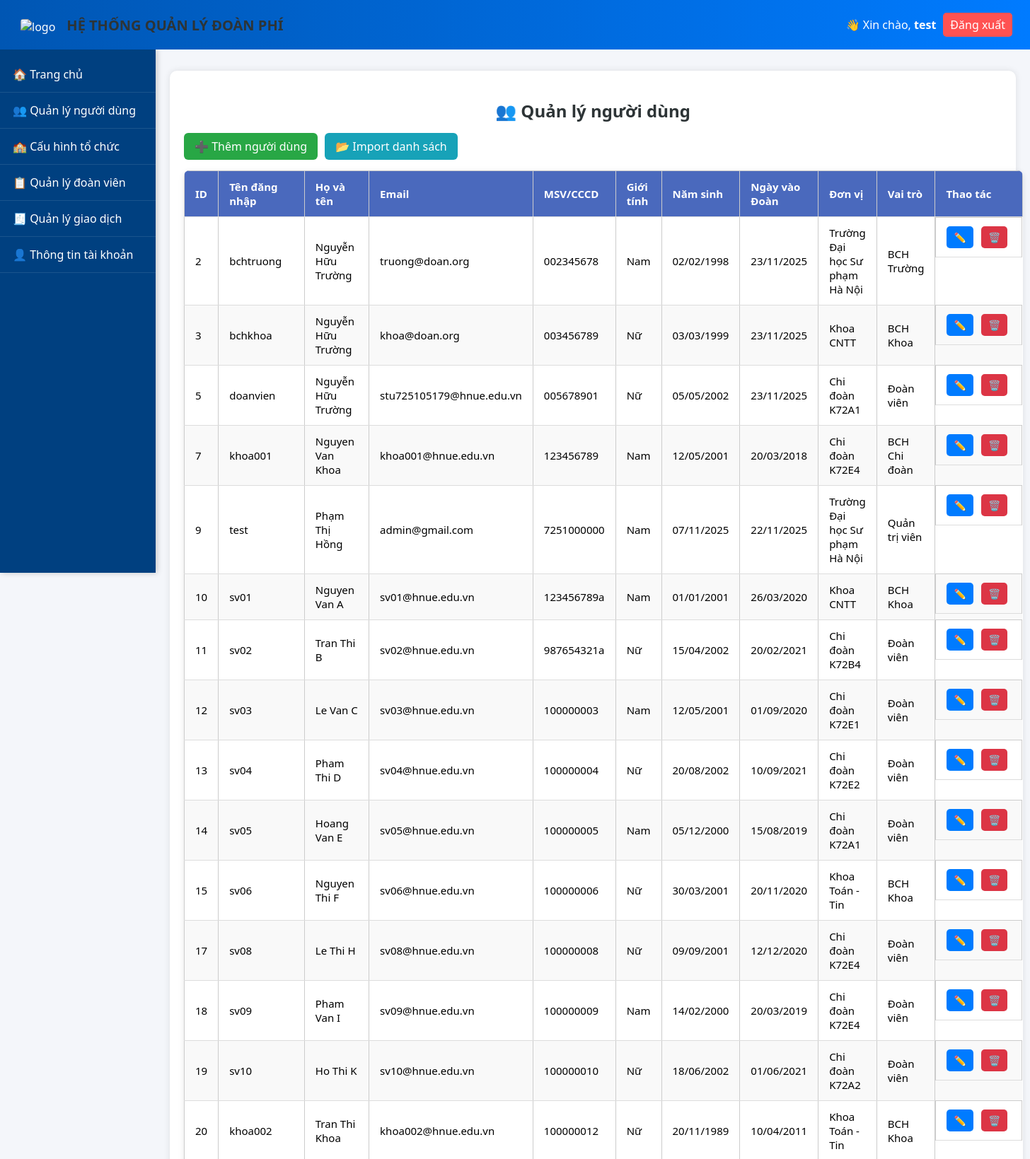
/pages/users.php (signed in, upper part), run on the app's committed database.
### tables this page shows
CREATE TABLE `users` (
  `userId` int(11) NOT NULL,
  `userName` varchar(255) NOT NULL,
  `fullName` varchar(255) DEFAULT NULL,
  `gender` enum('M','F','O') DEFAULT 'O',
  `identifyCard` varchar(255) DEFAULT NULL,
  `email` varchar(255) DEFAULT NULL,
  `password` varchar(255) NOT NULL,
  `birthDate` date DEFAULT NULL,
  `joinDate` date DEFAULT NULL,
  `unit` varchar(255) DEFAULT NULL,
  `isAdmin` tinyint(1) DEFAULT 0,
  `createdAt` datetime DEFAULT current_timestamp(),
  `updatedAt` datetime DEFAULT current_timestamp() ON UPDATE current_timestamp()
);

CREATE TABLE `organization_units` (
  `id` int(11) NOT NULL,
  `unit_name` varchar(255) NOT NULL,
  `unit_level` enum('Truong','Khoa','ChiDoan') NOT NULL,
  `parent_id` int(11) DEFAULT NULL,
  `leader_id` int(11) DEFAULT NULL,
  `deputy_id` int(11) DEFAULT NULL,
  `created_at` timestamp NOT NULL DEFAULT current_timestamp(),
  `updated_at` timestamp NOT NULL DEFAULT current_timestamp() ON UPDATE current_timestamp()
);

CREATE TABLE `role` (
  `id` int(11) NOT NULL,
  `role_name` varchar(255) NOT NULL,
  `createdAt` datetime DEFAULT current_timestamp(),
  `updatedAt` datetime DEFAULT current_timestamp() ON UPDATE current_timestamp()
);

### pages/users.php (the view, shortened to what this page needs)
<?php
include("../includes/header.php");
include("../includes/navbar.php");
include("../config/db.php");
$sql = "
    SELECT
        u.userId, u.userName, u.fullName, u.email, u.identifyCard,
        u.gender, u.birthDate, u.joinDate, u.isAdmin, u.createdAt,
        r.role_name, ou.unit_name
    FROM users u
    LEFT JOIN user_role ur ON u.userId = ur.user_id
    LEFT JOIN role r ON ur.role_id = r.id
    LEFT JOIN organization_units ou ON u.unit = ou.id
    ORDER BY u.userId ASC
";
$result = $conn->query($sql);
?>
<div class="container">
  <h2>👥 Quản lý người dùng</h2>
  <div class="actions">
    <a href="add_user.php" class="btn-add">➕ Thêm người dùng</a>
    <a href="import_users.php" class="btn-import">📂 Import danh sách</a>
  </div>
  <table class="table">
    <thead>
      <tr>
        <th>ID</th>
        <th>Tên đăng nhập</th>
        <th>Họ và tên</th>
        <th>Email</th>
        <th>MSV/CCCD</th>
        <th>Giới tính</th>
        <th>Năm sinh</th>
        <th>Ngày vào Đoàn</th>
        <th>Đơn vị</th>
        <th>Vai trò</th>
        <th>Thao tác</th>
      </tr>
    </thead>
    <tbody>
      <?php if ($result && $result->num_rows > 0): ?>
        <?php while ($row = $result->fetch_assoc()): ?>
          <tr>
            <td><?= $row['userId'] ?></td>
            <td><?= htmlspecialchars($row['userName']) ?></td>
            <td><?= htmlspecialchars($row['fullName']) ?></td>
            <td><?= htmlspecialchars($row['email']) ?></td>
            <td><?= htmlspecialchars($row['identifyCard'] ?? '-') ?></td>
            <td>
              <?php
                if ($row['gender'] == 'M') echo 'Nam';
                elseif ($row['gender'] == 'F') echo 'Nữ';
                else echo 'Khác';
              ?>
            </td>
            <td><?= $row['birthDate'] ? date("d/m/Y", strtotime($row['birthDate'])) : '-' ?></td>
            <td><?= $row['joinDate'] ? date("d/m/Y", strtotime($row['joinDate'])) : '-' ?></td>
            <td><?= htmlspecialchars($row['unit_name'] ?? 'Chưa cập nhật') ?></td>
            <td><?= htmlspecialchars($row['role_name'] ?? 'Chưa gán') ?></td>
            <td class="actions-cell">
              <a href="edit_user2.php?id=<?= $row['userId'] ?>" class="btn-edit" title="Sửa">✏️</a>
              <a href="delete_user.php?id=<?= $row['userId'] ?>" class="btn-delete"
                 onclick="return confirm('Bạn có chắc muốn xóa người dùng này không?');" title="Xóa">🗑️</a>
            </td>
          </tr>
        <?php endwhile; ?>
      <?php else: ?>
        <tr><td colspan="11" style="text-align:center;">Không có người dùng nào</td></tr>
      <?php endif; ?>
    </tbody>
  </table>
</div>
<?php include("../includes/footer.php"); ?>

### public/css/style.css (style rules this page uses)
body { margin: 0; font-family: "Segoe UI", sans-serif; background-color: #f4f6fa; }
.container { max-width: 1100px; margin: 30px auto; background: white; border-radius: 10px; padding: 25px; box-shadow: 0 0 10px rgba(0,0,0,0.1); }
.table { width: 100%; border-collapse: collapse; }
.table th, .table td { padding: 10px; border: 1px solid #ccc; text-align: left; }
.table th { background: #007bff; color: white; }
body { margin: 0; padding-top: 70px; }
h2 { color: #333; margin-bottom: 15px; }
.table { width: 100%; border-collapse: collapse; background: #fff; box-shadow: 0 2px 8px rgba(0,0,0,0.1); border-radius: 8px; overflow: hidden; }
.table th, .table td { padding: 12px 15px; border-bottom: 1px solid #ddd; text-align: left; }
.table th { background: #4a69bd; color: white; }
.btn-edit, .btn-delete { text-decoration: none; padding: 5px 10px; border-radius: 5px; color: white; margin-right: 5px; }
.btn-edit { background: #60a3bc; }
.btn-delete { background: #e55039; }

### pages/users.php (style rules this page uses)
.container { padding: 20px; margin-right: 1%; }
.container { margin-left: 240px; max-width: calc(100% - 300px); }
h2 { text-align: center; margin-bottom: 15px; color: #2d3436; }
.actions { display: flex; gap: 10px; margin-bottom: 15px; flex-wrap: wrap; }
.btn-add, .btn-import { color: white; padding: 8px 15px; border-radius: 6px; text-decoration: none; font-weight: 500; transition: 0.2s; }
.btn-add { background: #28a745; }
.btn-import { background: #17a2b8; }
table { width: 100%; border-collapse: collapse; font-size: 15px; box-shadow: 0 4px 10px rgba(0,0,0,0.05); }
th, td { border: 1px solid #ddd; padding: 10px; text-align: center; }
th { background: #007bff; color: white; }
tr:nth-child(even) { background: #f9f9f9; }
.btn-edit, .btn-delete { text-decoration: none; padding: 6px 10px; border-radius: 5px; color: white; font-size: 14px; }
.btn-edit { background: #007bff; }
.btn-delete { background: #dc3545; }
.actions-cell { display: flex; justify-content: center; gap: 6px; }

### data on the page
users: userId "2", userName "bchtruong", fullName "Nguyễn Hữu Trường", email "truong@doan.org", identifyCard "002345678", gender "Nam", birthDate "02/02/1998", joinDate "23/11/2025", organization_units.unit_name "Trường Đại học Sư phạm Hà Nội", role.role_name "BCH Trường"
users: userId "3", userName "bchkhoa", fullName "Nguyễn Hữu Trường", email "khoa@doan.org", identifyCard "003456789", gender "Nữ", birthDate "03/03/1999", joinDate "23/11/2025", organization_units.unit_name "Khoa CNTT", role.role_name "BCH Khoa"
users: userId "5", userName "doanvien", fullName "Nguyễn Hữu Trường", email "stu725105179@hnue.edu.vn", identifyCard "005678901", gender "Nữ", birthDate "05/05/2002", joinDate "23/11/2025", organization_units.unit_name "Chi đoàn K72A1", role.role_name "Đoàn viên"
users: userId "7", userName "khoa001", fullName "Nguyen Van Khoa", email "khoa001@hnue.edu.vn", identifyCard "123456789", gender "Nam", birthDate "12/05/2001", joinDate "20/03/2018", organization_units.unit_name "Chi đoàn K72E4", role.role_name "BCH Chi đoàn"
users: userId "9", userName "test", fullName "Phạm Thị Hồng", email "admin@gmail.com", identifyCard "7251000000", gender "Nam", birthDate "07/11/2025", joinDate "22/11/2025", organization_units.unit_name "Trường Đại học Sư phạm Hà Nội", role.role_name "Quản trị viên"
users: userId "10", userName "sv01", fullName "Nguyen Van A", email "sv01@hnue.edu.vn", identifyCard "123456789a", gender "Nam", birthDate "01/01/2001", joinDate "26/03/2020", organization_units.unit_name "Khoa CNTT", role.role_name "BCH Khoa"
users: userId "11", userName "sv02", fullName "Tran Thi B", email "sv02@hnue.edu.vn", identifyCard "987654321a", gender "Nữ", birthDate "15/04/2002", joinDate "20/02/2021", organization_units.unit_name "Chi đoàn K72B4", role.role_name "Đoàn viên"
users: userId "12", userName "sv03", fullName "Le Van C", email "sv03@hnue.edu.vn", identifyCard "100000003", gender "Nam", birthDate "12/05/2001", joinDate "01/09/2020", organization_units.unit_name "Chi đoàn K72E1", role.role_name "Đoàn viên"
users: userId "13", userName "sv04", fullName "Pham Thi D", email "sv04@hnue.edu.vn", identifyCard "100000004", gender "Nữ", birthDate "20/08/2002", joinDate "10/09/2021", organization_units.unit_name "Chi đoàn K72E2", role.role_name "Đoàn viên"
users: userId "14", userName "sv05", fullName "Hoang Van E", email "sv05@hnue.edu.vn", identifyCard "100000005", gender "Nam", birthDate "05/12/2000", joinDate "15/08/2019", organization_units.unit_name "Chi đoàn K72A1", role.role_name "Đoàn viên"
users: userId "15", userName "sv06", fullName "Nguyen Thi F", email "sv06@hnue.edu.vn", identifyCard "100000006", gender "Nữ", birthDate "30/03/2001", joinDate "20/11/2020", organization_units.unit_name "Khoa Toán - Tin", role.role_name "BCH Khoa"
users: userId "17", userName "sv08", fullName "Le Thi H", email "sv08@hnue.edu.vn", identifyCard "100000008", gender "Nữ", birthDate "09/09/2001", joinDate "12/12/2020", organization_units.unit_name "Chi đoàn K72E4", role.role_name "Đoàn viên"
users: userId "18", userName "sv09", fullName "Pham Van I", email "sv09@hnue.edu.vn", identifyCard "100000009", gender "Nam", birthDate "14/02/2000", joinDate "20/03/2019", organization_units.unit_name "Chi đoàn K72E4", role.role_name "Đoàn viên"
users: userId "19", userName "sv10", fullName "Ho Thi K", email "sv10@hnue.edu.vn", identifyCard "100000010", gender "Nữ", birthDate "18/06/2002", joinDate "01/06/2021", organization_units.unit_name "Chi đoàn K72A2", role.role_name "Đoàn viên"
users: userId "20", userName "khoa002", fullName "Tran Thi Khoa", email "khoa002@hnue.edu.vn", identifyCard "100000012", gender "Nữ", birthDate "20/11/1989", joinDate "10/04/2011", organization_units.unit_name "Khoa Toán - Tin", role.role_name "BCH Khoa"

### other printed values
$_SESSION['user']['userName'] "test"
